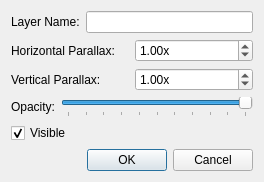
<?xml version="1.0" encoding="UTF-8"?>
<ui version="4.0">
 <class>LayerProperties</class>
 <widget class="QDialog" name="LayerProperties">
  <property name="geometry">
   <rect>
    <x>0</x>
    <y>0</y>
    <width>264</width>
    <height>180</height>
   </rect>
  </property>
  <property name="windowTitle">
   <string>Layer Properties</string>
  </property>
  <layout class="QVBoxLayout" name="verticalLayout">
   <item>
    <layout class="QHBoxLayout" name="horizontalLayout">
     <item>
      <widget class="QLabel" name="label">
       <property name="text">
        <string>Layer Name:</string>
       </property>
      </widget>
     </item>
     <item>
      <widget class="QLineEdit" name="layerNameInput"/>
     </item>
    </layout>
   </item>
   <item>
    <layout class="QHBoxLayout" name="horizontalLayout_2">
     <item>
      <widget class="QLabel" name="label_2">
       <property name="text">
        <string>Horizontal Parallax:</string>
       </property>
      </widget>
     </item>
     <item>
      <widget class="QDoubleSpinBox" name="horizontalPValue">
       <property name="suffix">
        <string>x</string>
       </property>
       <property name="maximum">
        <double>3.000000000000000</double>
       </property>
       <property name="value">
        <double>1.000000000000000</double>
       </property>
      </widget>
     </item>
    </layout>
   </item>
   <item>
    <layout class="QHBoxLayout" name="horizontalLayout_3">
     <item>
      <widget class="QLabel" name="label_3">
       <property name="text">
        <string>Vertical Parallax:</string>
       </property>
      </widget>
     </item>
     <item>
      <widget class="QDoubleSpinBox" name="verticalPValue">
       <property name="suffix">
        <string>x</string>
       </property>
       <property name="maximum">
        <double>3.000000000000000</double>
       </property>
       <property name="value">
        <double>1.000000000000000</double>
       </property>
      </widget>
     </item>
    </layout>
   </item>
   <item>
    <layout class="QHBoxLayout" name="horizontalLayout_4">
     <item>
      <widget class="QLabel" name="label_4">
       <property name="text">
        <string>Opacity:</string>
       </property>
      </widget>
     </item>
     <item>
      <widget class="QSlider" name="opacitySlider">
       <property name="maximum">
        <number>100</number>
       </property>
       <property name="value">
        <number>100</number>
       </property>
       <property name="orientation">
        <enum>Qt::Horizontal</enum>
       </property>
       <property name="tickPosition">
        <enum>QSlider::TicksBelow</enum>
       </property>
       <property name="tickInterval">
        <number>10</number>
       </property>
      </widget>
     </item>
    </layout>
   </item>
   <item>
    <widget class="QCheckBox" name="visibleCheckBox">
     <property name="text">
      <string>Visible</string>
     </property>
     <property name="checked">
      <bool>true</bool>
     </property>
    </widget>
   </item>
   <item>
    <widget class="QDialogButtonBox" name="buttonBox">
     <property name="orientation">
      <enum>Qt::Horizontal</enum>
     </property>
     <property name="standardButtons">
      <set>QDialogButtonBox::Cancel|QDialogButtonBox::Ok</set>
     </property>
    </widget>
   </item>
  </layout>
 </widget>
 <resources/>
 <connections>
  <connection>
   <sender>buttonBox</sender>
   <signal>accepted()</signal>
   <receiver>LayerProperties</receiver>
   <slot>accept()</slot>
   <hints>
    <hint type="sourcelabel">
     <x>248</x>
     <y>254</y>
    </hint>
    <hint type="destinationlabel">
     <x>157</x>
     <y>274</y>
    </hint>
   </hints>
  </connection>
  <connection>
   <sender>buttonBox</sender>
   <signal>rejected()</signal>
   <receiver>LayerProperties</receiver>
   <slot>reject()</slot>
   <hints>
    <hint type="sourcelabel">
     <x>316</x>
     <y>260</y>
    </hint>
    <hint type="destinationlabel">
     <x>286</x>
     <y>274</y>
    </hint>
   </hints>
  </connection>
 </connections>
</ui>
